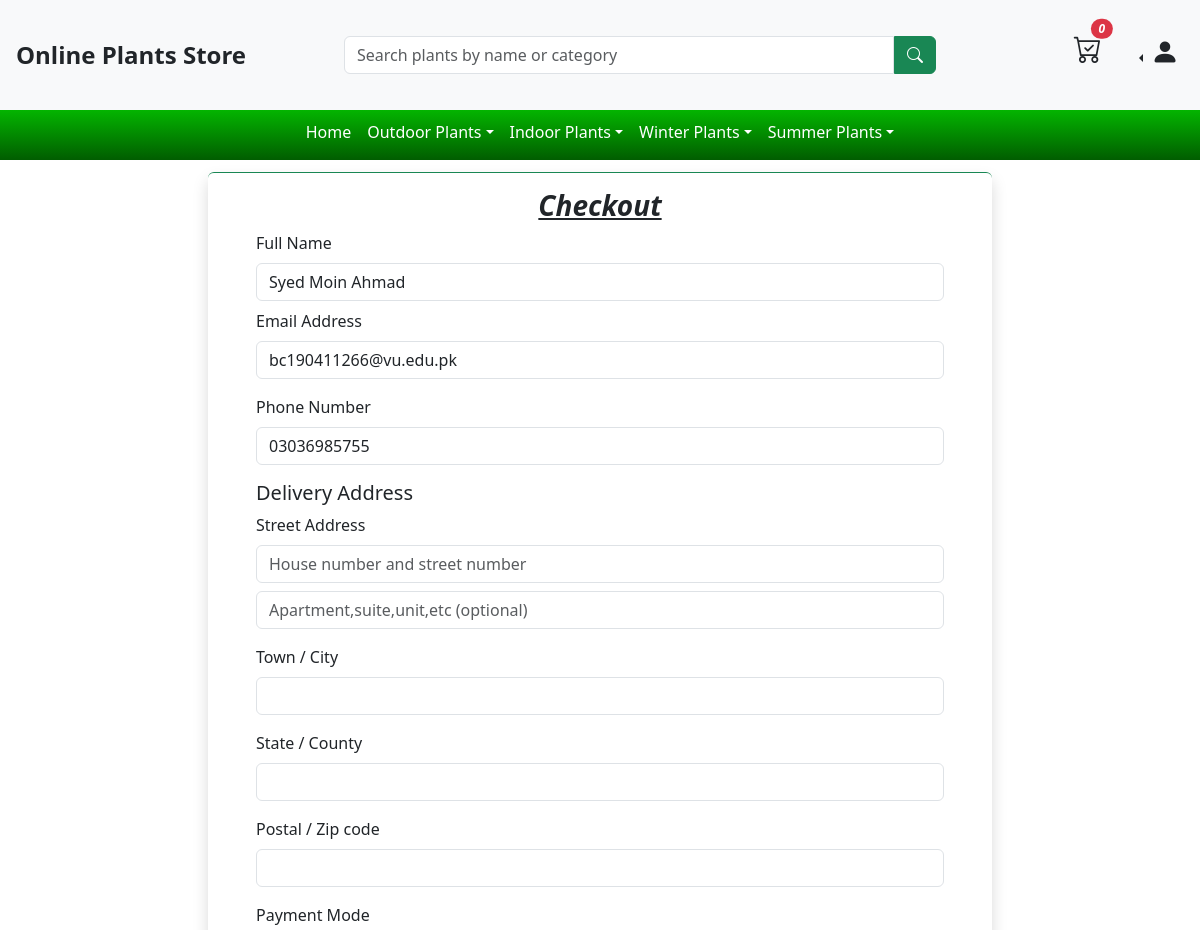
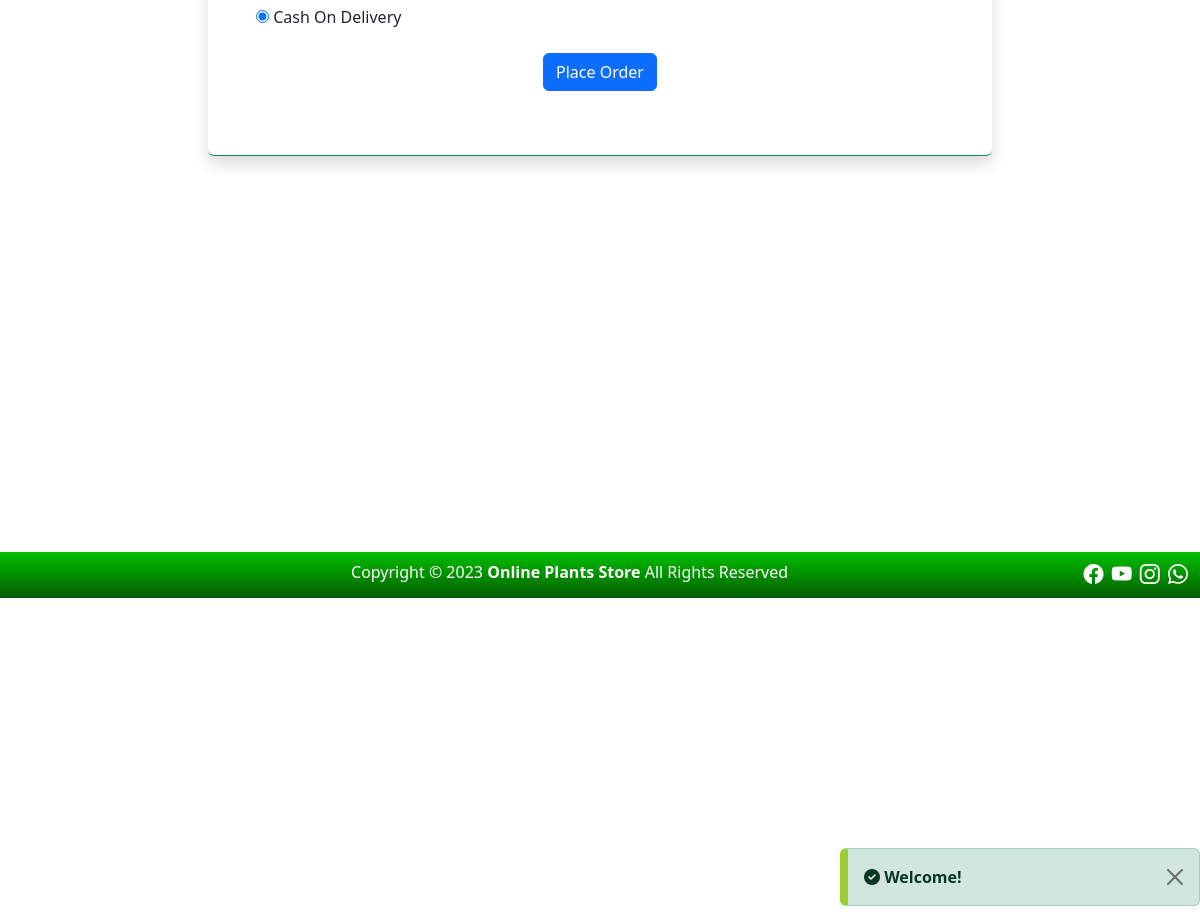
Screenshot of /checkout.php (signed in) with the database file from the repository (2 pictures, top to bottom).
### tables this page shows
CREATE TABLE `setting` (
  `setting_id` int(11) NOT NULL,
  `web_logo` text DEFAULT NULL,
  `web_name` varchar(255) DEFAULT NULL,
  `car_1_img` text DEFAULT NULL,
  `car_1_heading` varchar(255) DEFAULT NULL,
  `car_1_text` varchar(300) DEFAULT NULL,
  `car_2_img` text DEFAULT NULL,
  `car_2_heading` varchar(255) DEFAULT NULL,
  `car_2_text` varchar(300) DEFAULT NULL,
  `car_3_img` text DEFAULT NULL,
  `car_3_heading` varchar(255) DEFAULT NULL,
  `car_3_text` varchar(300) DEFAULT NULL,
  `sEmail` varchar(255) DEFAULT NULL,
  `app_pass` varchar(255) DEFAULT NULL,
  `fb_link` text DEFAULT 'https://www.facebook.com/',
  `insta_link` text DEFAULT 'https://www.instagram.com/',
  `you_link` text DEFAULT 'https://www.Youtube.com/',
  `whatsapp` text DEFAULT 'https://web.whatsapp.com/'
);

CREATE TABLE `sub_category` (
  `sub_cate_id` int(11) NOT NULL,
  `sub_cate_name` varchar(255) NOT NULL,
  `cate_id` int(11) NOT NULL,
  `created_at` date NOT NULL DEFAULT current_timestamp()
);

CREATE TABLE `users` (
  `user_id` int(11) NOT NULL,
  `user_name` varchar(255) NOT NULL,
  `user_email` varchar(255) NOT NULL,
  `user_number` varchar(255) NOT NULL,
  `user_add` text NOT NULL,
  `user_password` varchar(255) NOT NULL,
  `role_as` varchar(30) NOT NULL,
  `created_at` timestamp NOT NULL DEFAULT current_timestamp()
);

### checkout.php (the view, shortened to what this page needs)
<?php
include('./Components/header.php');
if (isset($_SESSION['user_id'])) {
    $user_id = $_SESSION['user_id'];
    $query = "SELECT user_name,user_email,user_number FROM users WHERE user_id = '$user_id'";
    $result = mysqli_query($conn, $query);
    if (mysqli_num_rows($result) > 0) {
        $user_info = mysqli_fetch_assoc($result);
    } else {
        $_SESSION['status_danger'] = " User Not Found!";
    }
} else {
    $_SESSION['status_danger'] = " You need to login first for entering this page";
    header('location: ./Login.php');
}
?>
<div class="container-fluid mt-1 d-flex justify-content-center login">
    <form action="" method="post" class="col-sm-12 col-md-10 col-lg-8 shadow p-5 pt-3 mt-2 m-3 rounded border-bottom border-top border-success">
        <h3 class="text-center"><u><i><strong>Checkout</strong></i></u></h3>
        <div class="mb-2 mt-1">
            <label for="username" class="form-label">Full Name</label>
            <input type="text" name="username" id="username" class="form-control" value="<?php echo $user_info['user_name']; ?>" readonly>
        </div>
        <div class="mb-3">
            <label for="userEmail" class="form-label">Email Address</label>
            <input type="email" name="userEmail" id="userEmail" class="form-control" value="<?php echo $user_info['user_email']; ?>" placeholder="Enter Email" readonly>
        </div>
        <div class="mb-3">
            <label for="usernum" class="form-label">Phone Number</label>
            <input type="text" name="usernum" id="usernum" class="form-control" value="<?php echo $user_info['user_number']; ?>" placeholder="Enter Phone Number">
        </div>
        <h5>Delivery Address</h5>
        <div class="mb-3">
            <label for="steet" class="form-label">Street Address</label>
            <input type="text" name="houseDetails" id="houseDetails" class="form-control" placeholder="House number and street number">
            <input type="text" name="apartmentDetails" id="apartmentDetails" class="form-control mt-2" placeholder="Apartment,suite,unit,etc (optional)">
        </div>
        <div class="mb-3">
            <label for="city" class="form-label">Town / City</label>
            <input type="text" name="city" id="city" class="form-control">
        </div>
        <div class="mb-3">
            <label for="country" class="form-label">State / County </label>
            <input type="text" name="country" id="country" class="form-control">
        </div>
        <div class="mb-3">
            <label for="ps_code" class="form-label">Postal / Zip code </label>
            <input type="text" name="ps_code" id="ps_code" class="form-control">
        </div>
        <div class="mb-3">
            <label for="pMode" class="form-label">Payment Mode</label>
            <div>
                <input type="radio" name="pMode" value="Cash On Delivery" id="pMode" class="form-radio" checked>
                <label for="pMode" class="form-label">Cash On Delivery</label>
            </div>
        </div>
        <div class="mb-3 text-center">
            <input type="submit" name="placeOrderBtn" id="placeOrderBtn" value="Place Order" class="btn btn-primary">
        </div>
    </form>
</div>
<?php
include('./Components/footer.php')
?>

### Components/header.php (shortened to what this page needs)
<!doctype html>
<html lang="en">
<head>
    <link href="https://cdnjs.cloudflare.com/ajax/libs/font-awesome/6.0.0/css/all.min.css" rel="stylesheet" />
    <link rel="stylesheet" href="https://cdn.jsdelivr.net/npm/bootstrap-icons@1.10.2/font/bootstrap-icons.css">
    <link href="https://cdn.jsdelivr.net/npm/bootstrap@5.3.0-alpha1/dist/css/bootstrap.min.css" rel="stylesheet">
    <link rel="stylesheet" href="./Assets/css/style.css">
</head>
<body>
    <header>
        <div class="topHeader d-flex justify-content-between align-items-center bg-light fixed-top" style="background-color: white;height:110px;">
            <?php
                include('./dbConnection.php');
                $query = "SELECT * FROM setting";
                $result = mysqli_query($conn,$query);
                if(mysqli_num_rows($result) > 0){
                    $row = mysqli_fetch_assoc($result);
                    if(isset($row['web_name']) && $row['web_name'] != null && $row['web_logo'] == null){
                        echo "<div class='ms-2'><strong style ='font-size:1.5rem;'>".$row['web_name']." </strong></div>";
                    }
                    elseif($row['web_logo'] == null && $row['web_name'] == null){
                        echo '<div class="ms-2" style="font-size: 1.2rem;"><strong>Website Name</strong></div>';
                    }
                }
                else{
                    echo '<div class="ms-2" style="font-size: 1.2rem;"><strong>Website Name</strong></div>';
                }
            ?>
            <div class="search-bar w-50">
                <form action="search_query.php" method="get" class="d-flex">
                    <input type="text" class="form-control" name="q" placeholder="Search plants by name or category"
                    value="<?php if(isset($_GET['q'])){ echo $_GET['q'];} ?>" style="border-top-right-radius: 0px;border-bottom-right-radius: 0px;">
                    <button type="submit" class="btn btn-success" style="border-top-left-radius: 0px;border-bottom-left-radius: 0px;"><i class="bi bi-search"></i></button>
                </form>
            </div>
            <div class="top-right mt-2">
                <ul class="d-flex ">
                    <?php
                    if (isset($_SESSION['user_login'])) {
                    ?>
                        <li class="me-3 mt-1" type="button" data-bs-toggle="offcanvas" data-bs-target="#offcanvasRight" aria-controls="offcanvasRight">
                            <span class="text-dark">
                                <i class="bi bi-cart-check fs-3 position-relative">
                                    <span class=" position-absolute top-0 start-100 translate-middle badge rounded-pill bg-danger" style="font-size: 12px;">
                                        <?php
                                            include('./dbConnection.php');
                                            $query = "SELECT * FROM add_to_cart WHERE user_id = '{$_SESSION['user_id']}'";
                                            $result = mysqli_query($conn,$query);
                                            if(mysqli_num_rows($result) > 0){
                                                echo mysqli_num_rows($result);
                                            }
                                            else{
                                                echo 0;
                                            }
                                        ?>
                                    </span>
                                </i>
                            </span>
                        </li>
                        <div class="btn-group dropstart ms-2" style="outline: none;">
                            <button type="button" class="btn dropdown-toggle" data-bs-toggle="dropdown" aria-expanded="false" >
                                <i class="bi bi-person-fill fs-3" ></i>
                            </button>
                        </div>
                    <?php
                    }
                    ?>
                </ul>
            </div>
        </div>
        <nav class=" navbar navbar-expand-lg header-2" style="margin-top:104px;background:linear-gradient(#04BF00,#015D00)">
            <div class="container-fluid">
                <div class="collapse navbar-collapse" id="navbarNav">
                    <ul class="navbar-nav d-flex justify-content-center w-100 p-2">
                        <li class="nav-item">
                            <a class="nav-link text-white" href="./index.php">Home</a>
                        </li>
                        <?php
                        include('./dbConnection.php');
                        $query = "SELECT * FROM category LEFT JOIN sub_category ON category.cate_id = sub_category.cate_id";
                        $result = mysqli_query($conn, $query);
                        $categories = array();
                        if (mysqli_num_rows($result) > 0) {
                            while ($rows = mysqli_fetch_assoc($result)) {
                                $categoryName = $rows['cate_name'];
                                $subCategoryName = $rows['sub_cate_name'];
                                $categories[$categoryName][] = $subCategoryName;
                            }
                            foreach ($categories as $category => $subCategory) {
                                echo '<li class="nav-item dropdown">';
                                echo '<span class="nav-link dropdown-toggle text-white">' . $category . '</span>';
                                for ($i = 0; $i < count($subCategory); $i++) {
                                    if ($subCategory[$i]) {
                                        echo '</li>';
                                    }
                                    else
                                    {
                                        echo '</li>';
                                    }
                                }
                            }
                        ?>
                        <?php
                            echo '</ul>';
                        }
                        ?>
                </div>
            </div>
        </nav>
    </header>

### Components/footer.php (shortened to what this page needs)
<footer class="container-fluid text-white " style="background:linear-gradient(#04BF00,#015D00);margin-top:380px;">
    <div class="row pt-2 pb-2">
        <div class="col-8 text-end">
            <?php
                $query = "SELECT * FROM setting";
                $result = mysqli_query($conn,$query);
                if(mysqli_num_rows($result) > 0){
                    $row = mysqli_fetch_assoc($result);
                    if(isset($row['web_name']) && $row['web_name'] != null){
                        echo "Copyright © 2023 <strong>".$row['web_name']."</strong> All Rights Reserved ";
                    }
                    else{
                        echo "Copyright © 2023 Website All Rights Reserved ";
                    }
                }else{
                    echo "Copyright © 2023 Website All Rights Reserved ";
                }
            ?>
        </div>
        <div class="col-4 text-end ">
        <?php
            $query = "SELECT * FROM setting";
            $result = mysqli_query($conn,$query);
            if($result){
                $links = mysqli_fetch_assoc($result);
            }
        ?>
            <a href="<?php if(isset($links['fb_link'])){ echo $links['fb_link'];}?>" class="text-white ms-1" target="_blank"><i class="bi bi-facebook fs-5"></i></a>
            <a href="<?php if(isset($links['insta_link'])){ echo $links['insta_link'];}?>" class="text-white ms-1" target="_blank"><i class="bi bi-youtube fs-5"></i></a>
            <a href="<?php if(isset($links['you_link'])){ echo $links['you_link'];}?>" class="text-white ms-1" target="_blank"><i class="bi bi-instagram fs-5"></i></a>
            <a href="<?php if(isset($links['whatsapp'])){ echo $links['whatsapp'];}?>" class="text-white ms-1" target="_blank"><i class="bi bi-whatsapp fs-5"></i></a>
        </div>
    </div>
</footer>
<?php
    include('./Admin/MainInclude/alert_messages.php');
?>
</body>
</html>

### Assets/css/style.css (style rules this page uses)
* { margin: 0px; padding: 0px; box-sizing: border-box; }
body { scroll-behavior: smooth; }
.topHeader { padding: 8px; }
.top-right ul li { list-style-type: none; margin-left: 8px; }
.navbar { padding: 0px !important; }

### rows the page displays
setting: web_name "Online Plants Store"
sub_category: category "Outdoor Plants"
sub_category: category "Indoor Plants"
users: username "Syed Moin Ahmad", userEmail "bc190411266@vu.edu.pk", usernum "03036985755"

### other values shown
$category "Winter Plants"
$category "Summer Plants"
$_SESSION['status_success'] "Welcome!"
